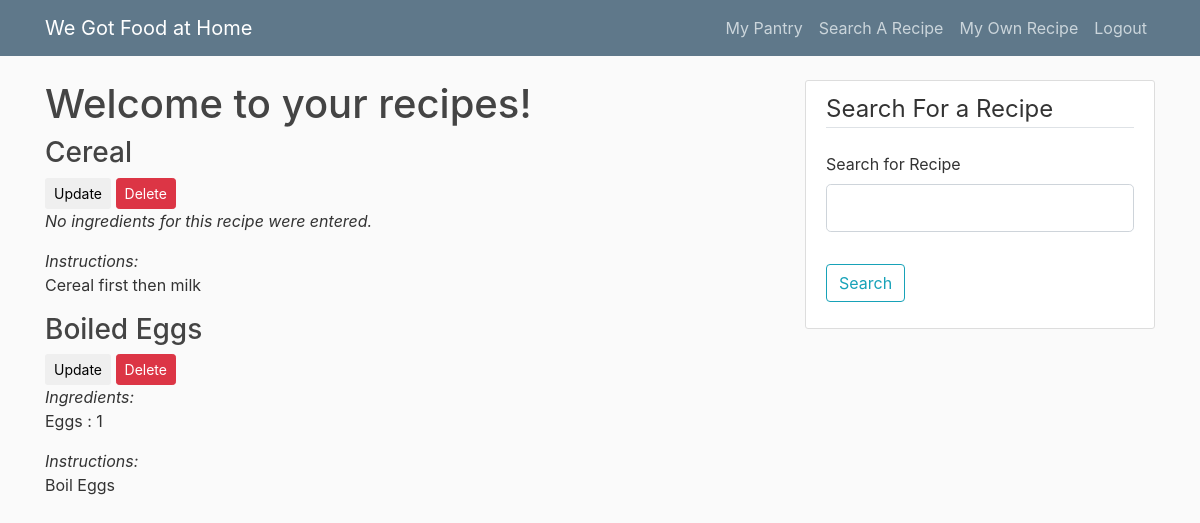
Screenshot of /search_recipe (signed in) with the database file from the repository.
### wdwh/models.py (models this page shows, shortened)
class Recipe(db.Model):
    id = db.Column(db.Integer, primary_key=True)
    name = db.Column(db.String(120), nullable=False)
    instructions = db.Column(db.Text)
    ingredients = db.relationship('Ingredient', backref='recipe', lazy=True)
    user_id = db.Column(db.Integer, db.ForeignKey('user.id'))

class Ingredient(db.Model):
    id = db.Column(db.Integer, primary_key=True)
    name = db.Column(db.String(100), nullable=False)
    qty = db.Column(db.Integer, nullable=False)
    exp_date = db.Column(db.DateTime)
    user_id = db.Column(db.Integer, db.ForeignKey('user.id'))
    recipe_id = db.Column(db.Integer, db.ForeignKey('recipe.id'))

### wdwh/routes.py (the view)
@app.route("/search_recipe", methods=["GET", "POST"])
@login_required
def search_recipe():
    search_form = SearchRecipeForm()
    if search_form.validate_on_submit():
        recipe_name = search_form.query.data
    all_recipes = Recipe.query.filter_by(user_id=current_user.id).all()
    return render_template("search_recipe.html", title="Search Recipe",
                form=search_form, recipes=all_recipes, Ingredient=Ingredient)

### wdwh/forms.py
class SearchRecipeForm(FlaskForm):
    query = StringField("Search for Recipe", validators=[DataRequired()])
    submit = SubmitField("Search")

### wdwh/models.py (called while the page is built)
@login_manager.user_loader
def load_user(user_id):
    return User.query.get(int(user_id))

### wdwh/templates/search_recipe.html (shortened to what this page needs)
{% extends "layout.html" %}
{% block content %}
    <h1>Welcome to your recipes!</h1>
    {% if recipes %}
        {% for recipe in recipes%}
            <h3>{{recipe.name}}</h3>
            <a href="{{ url_for('update_recipe',recipe_id=recipe.id) }}">
                <button class="btn btn-sm">Update</button></a>
            <a href="{{ url_for('delete_recipe',recipe_id=recipe.id) }}">
                <button class="btn btn-danger btn-sm">Delete</button></a>
            {% if Ingredient.query.filter_by(recipe_id=recipe.id).all()%}
                <p><i>Ingredients:</i>
                {% for ingr in Ingredient.query.filter_by(recipe_id=recipe.id).all() %}
                <br>{{ingr.name}} : {{ingr.qty}}
                {% endfor %}
                </p>
            {% else %}
                <p><i>No ingredients for this recipe were entered.</i></p>
            {% endif %}
            <p><i>Instructions:</i><br>
            {{recipe.instructions}}</p>
        {% endfor %}
    {% else %}
        You currently have no recipes added. Try adding some!
    {% endif %}
{% endblock content %}
{% block side %}
<div class="content-section">
    <form method="POST" action="">
            <fieldset class="form-group">
                <legend class="border-bottom mb-4">Search For a Recipe</legend>
                <div class="form-group">
                    {{ form.query.label(class="form-control-label") }}
                    {% if form.query.errors %}
                        {{ form.query(class="form-control form-control-lg is-invalid") }}
                        <div class="invalid-feedback">
                            {% for error in form.query.errors %}
                                <span>{{ error }}</span>
                            {% endfor %}
                        </div>
                    {% else %}
                        {{ form.query(class="form-control form-control-lg") }}
                    {% endif %}
                </div>
            </fieldset>
            <div class="form-group">
                {{ form.submit(class="btn btn-outline-info") }}
            </div>
    </form>
</div>
{% endblock side %}

### wdwh/static/main.css (style rules this page uses)
body { background: #fafafa; color: #333333; margin-top: 5rem; }
h1, h2, h3, h4, h5, h6 { color: #444444; }
.content-section { background: #ffffff; padding: 10px 20px; border: 1px solid #dddddd; border-radius: 3px; margin-bottom: 20px; }

### rows the page displays
Recipe: name "Cereal", shows "No ingredients for this recipe were entered.", instructions "Cereal first then milk"
Recipe: name "Boiled Eggs", instructions "Boil Eggs"
Ingredient: name "Eggs", qty "1"
